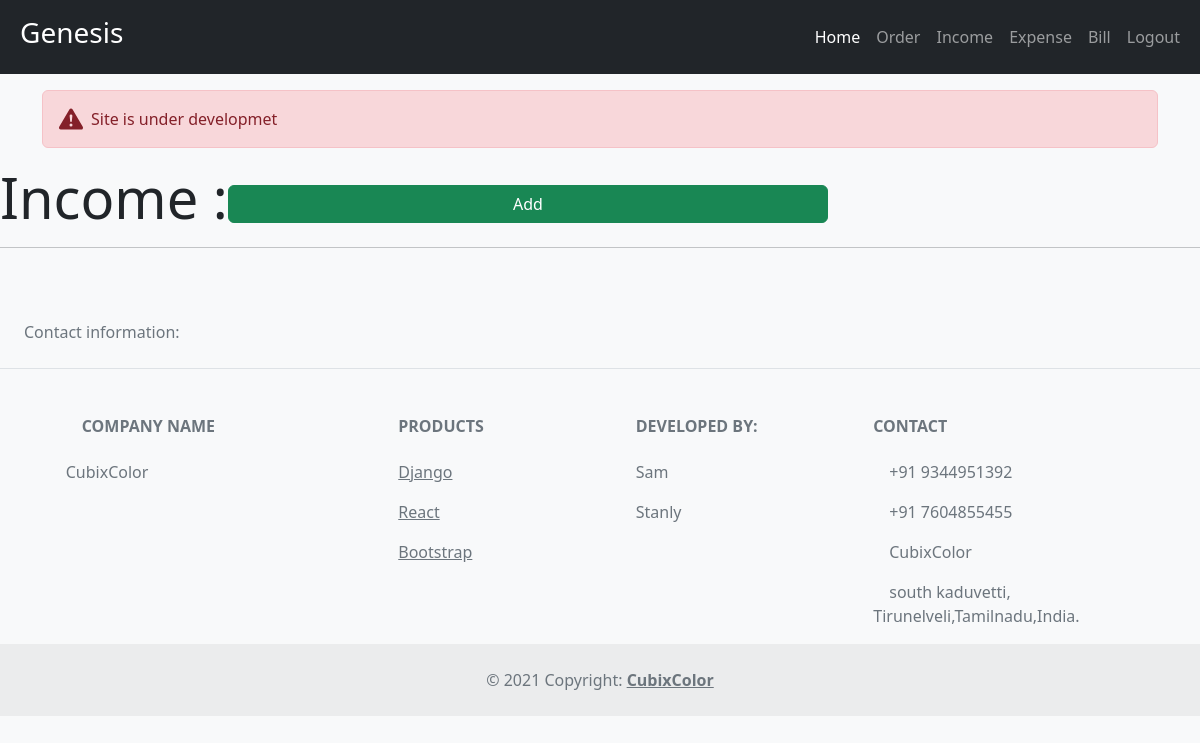
Page /income/ (signed in) on the earlier database version.
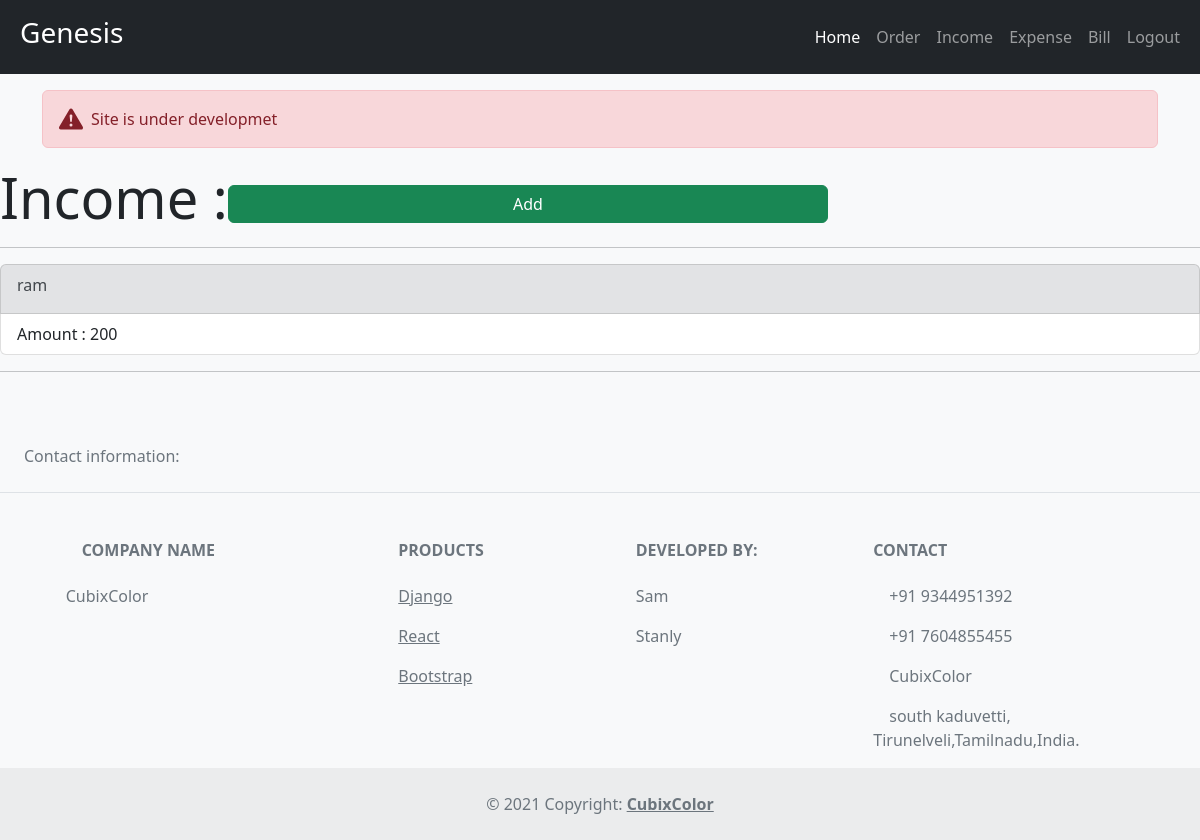
Same page on the later database version.
### app/models.py (models this page shows)
class Income(models.Model):
    customer=models.CharField(max_length=20,null=True)
    amount=models.IntegerField(null=True)

### app/views.py (the view)
# urls.py: path('income/',views.income,name='income'),
@login_required(login_url='login')
def income(request):
    income=Income.objects.all()
    return render(request,'app/income.html',{"income":income})

### app/templates/app/income.html
{% extends 'app/main.html' %}
{% block content %}
<h1 class="display-4">Income :<a href=" {% url 'addinc' %} " class="btn btn-success w-50">Add</a></h1>
{% for i in income %}
<hr>
<ul class="list-group">
    <li class="list-group-item list-group-item-secondary"> {{i.customer}} <h5></h5></li>
    <li class="list-group-item">Amount : {{i.amount}} </li>
</ul>
{% endfor %}
<hr>
{% endblock %}

Differences in the rows shown:
added Income: customer "ram", amount "200"
